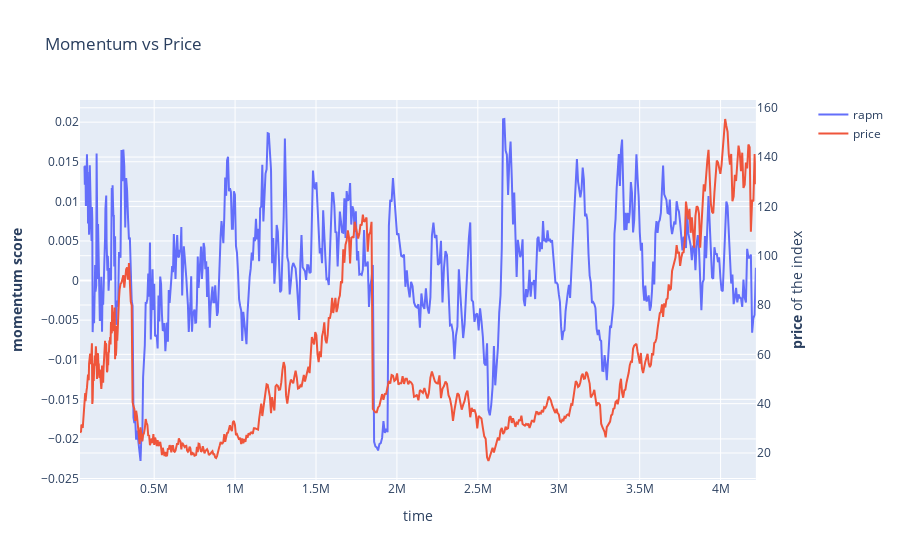

The cell this chart's notebook holds for it:
### Code cell
# Create figure with secondary y-axis
fig = make_subplots(specs=[[{"secondary_y": True}]])

# Add traces
fig.add_trace(
    go.Scatter(x=df[df.PERMNO == 40272].index,
               y=df[df.PERMNO == 40272]['rapm'],
               name="rapm"),
    secondary_y=False,
)

fig.add_trace(
    go.Scatter(x=df[df.PERMNO == 40272].index,
               y=df[df.PERMNO == 40272]['PRC'],
               name="price"),
    secondary_y=True,
)

# Add figure title
fig.update_layout(
    title_text="Momentum vs Price"
)

# Set x-axis title
fig.update_xaxes(title_text="time")

# Set y-axes titles
fig.update_yaxes(title_text="<b>momentum score</b>", secondary_y=False)
fig.update_yaxes(title_text="<b>price</b> of the index", secondary_y=True)

fig.show()

### Figure 1 — Plotly figure (JSON) as saved in the notebook; plotly's stock layout.template omitted (floating-point values rounded to 4 significant figures; data arrays with more than 128 entries replaced by an {"elided": "..."} marker saying what was removed)
{"data": [{"name": "rapm", "type": "scatter", "x": {"elided": "671 int values"}, "xaxis": "x", "y": {"elided": "671 float values"}, "yaxis": "y"}, {"name": "price", "type": "scatter", "x": {"elided": "671 int values"}, "xaxis": "x", "y": {"elided": "671 float values"}, "yaxis": "y2"}], "layout": {"title": {"text": "Momentum vs Price"}, "xaxis": {"anchor": "y", "domain": [0, 0.94], "title": {"text": "time"}}, "yaxis": {"anchor": "x", "domain": [0, 1], "title": {"text": "<b>momentum score</b>"}}, "yaxis2": {"anchor": "x", "overlaying": "y", "side": "right", "title": {"text": "<b>price</b> of the index"}}}}
